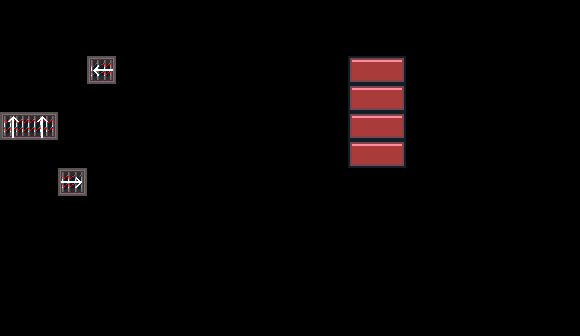

Tiled map render using the project's own tile images. Description and the whole map definition, tile-layer contents included, below:
An orthogonal 20x12 tile map with 29x28 px tiles, 2 tile layers (Tile Layer 1, Tile Layer 2).

<map version="1.10" tiledversion="1.11.2" orientation="orthogonal" renderorder="right-down" width="20" height="12" tilewidth="29" tileheight="28" infinite="0" nextlayerid="4" nextobjectid="1">
 <editorsettings>
  <export format="tmx" />
 </editorsettings>
 <tileset firstgid="1" name="bricks_tiles" tilewidth="29" tileheight="28" tilecount="32" columns="8">
  <image source="../src/assets/bricks_tiles.png" width="232" height="112" />
 </tileset>
 <layer id="1" name="Tile Layer 1" width="20" height="12">
  <data encoding="csv">
0,0,0,0,0,0,0,0,0,0,0,0,0,0,0,0,0,0,0,0,
0,0,0,0,0,0,0,0,0,0,0,0,0,0,0,0,0,0,0,0,
0,0,0,25,0,0,0,0,0,0,0,0,1,2,0,0,0,0,0,0,
0,0,0,0,0,0,0,0,0,0,0,0,1,2,0,0,0,0,0,0,
23,24,0,0,0,0,0,0,0,0,0,0,1,2,0,0,0,0,0,0,
0,0,0,0,0,0,0,0,0,0,0,0,1,2,0,0,0,0,0,0,
0,0,25,0,0,0,0,0,0,0,0,0,0,0,0,0,0,0,0,0,
0,0,0,0,0,0,0,0,0,0,0,0,0,0,0,0,0,0,0,0,
0,0,0,0,0,0,0,0,0,0,0,0,0,0,0,0,0,0,0,0,
0,0,0,0,0,0,0,0,0,0,0,0,0,0,0,0,0,0,0,0,
0,0,0,0,0,0,0,0,0,0,0,0,0,0,0,0,0,0,0,0,
0,0,0,0,0,0,0,0,0,0,0,0,0,0,0,0,0,0,0,0
</data>
 </layer>
 <layer id="3" name="Tile Layer 2" width="20" height="12">
  <data encoding="csv">
0,0,0,0,0,0,0,0,0,0,0,0,0,0,0,0,0,0,0,0,
0,0,0,0,0,0,0,0,0,0,0,0,0,0,0,0,0,0,0,0,
0,0,0,32,0,0,0,0,0,0,0,0,0,0,0,0,0,0,0,0,
0,0,0,0,0,0,0,0,0,0,0,0,0,0,0,0,0,0,0,0,
30,30,0,0,0,0,0,0,0,0,0,0,0,0,0,0,0,0,0,0,
0,0,0,0,0,0,0,0,0,0,0,0,0,0,0,0,0,0,0,0,
0,0,31,0,0,0,0,0,0,0,0,0,0,0,0,0,0,0,0,0,
0,0,0,0,0,0,0,0,0,0,0,0,0,0,0,0,0,0,0,0,
0,0,0,0,0,0,0,0,0,0,0,0,0,0,0,0,0,0,0,0,
0,0,0,0,0,0,0,0,0,0,0,0,0,0,0,0,0,0,0,0,
0,0,0,0,0,0,0,0,0,0,0,0,0,0,0,0,0,0,0,0,
0,0,0,0,0,0,0,0,0,0,0,0,0,0,0,0,0,0,0,0
</data>
 </layer>
 <objectgroup id="2" name="Object Layer 1" />
</map>
